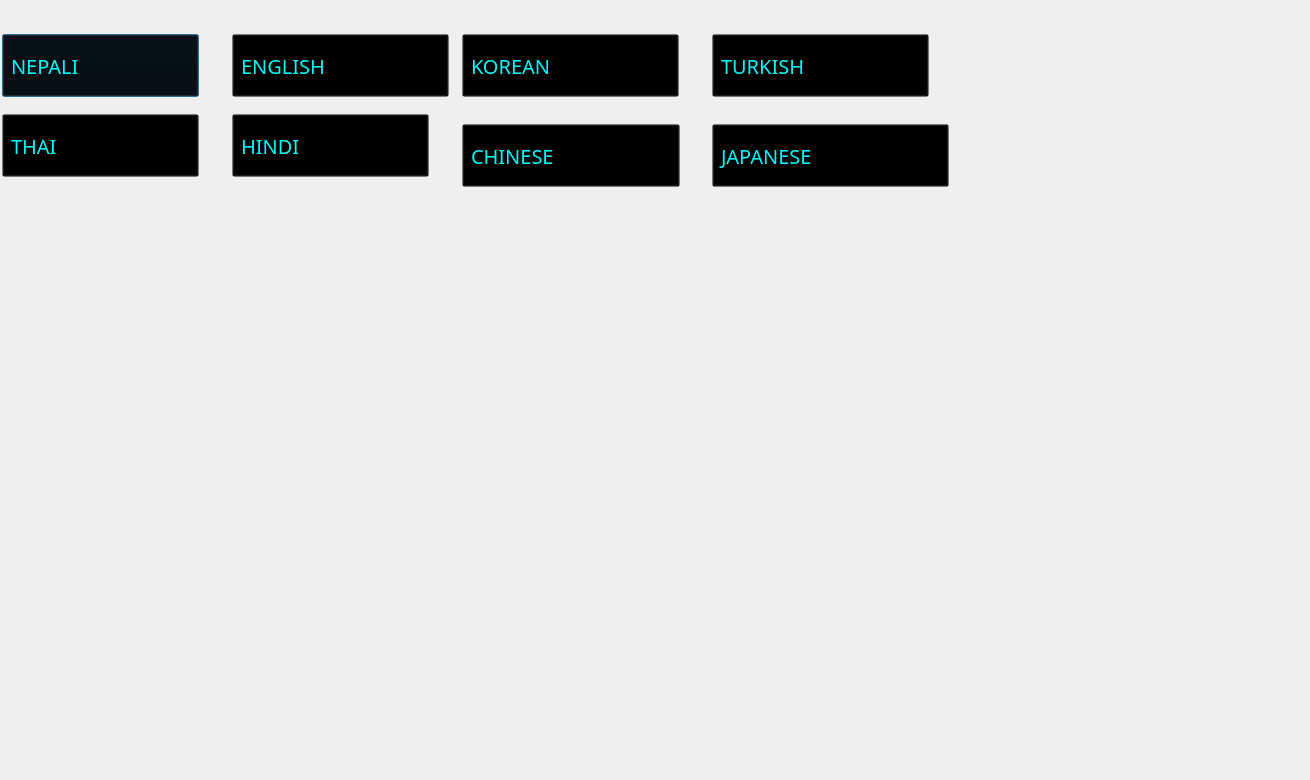
<?xml version="1.0" encoding="UTF-8"?>
<ui version="4.0">
 <class>language</class>
 <widget class="QDialog" name="language">
  <property name="geometry">
   <rect>
    <x>0</x>
    <y>0</y>
    <width>1310</width>
    <height>780</height>
   </rect>
  </property>
  <property name="windowTitle">
   <string>Dialog</string>
  </property>
  <widget class="QLabel" name="label">
   <property name="geometry">
    <rect>
     <x>0</x>
     <y>0</y>
     <width>1300</width>
     <height>771</height>
    </rect>
   </property>
   <property name="text">
    <string/>
   </property>
   <property name="pixmap">
    <pixmap>image (7).png</pixmap>
   </property>
  </widget>
  <widget class="QPushButton" name="nepali">
   <property name="geometry">
    <rect>
     <x>0</x>
     <y>30</y>
     <width>201</width>
     <height>71</height>
    </rect>
   </property>
   <property name="font">
    <font>
     <family>Lucida Calligraphy</family>
     <pointsize>-1</pointsize>
     <weight>50</weight>
     <bold>false</bold>
    </font>
   </property>
   <property name="styleSheet">
    <string notr="true">QPushButton#nepali{
padding: 4px 8px;
  text-align: left;
  font-size: 20px;
  margin: 4px 2px;
  background-color: transparent;  
	color: rgb(0, 249, 249);
 }
QPushButton#nepali:hover{
background-color:transparent;
	color: rgb(245, 245, 0);
}
</string>
   </property>
   <property name="text">
    <string>NEPALI</string>
   </property>
   <property name="icon">
    <iconset resource="icons.qrc">
     <normaloff>:/new/prefix1/nepali.jpeg</normaloff>:/new/prefix1/nepali.jpeg</iconset>
   </property>
   <property name="iconSize">
    <size>
     <width>80</width>
     <height>60</height>
    </size>
   </property>
  </widget>
  <widget class="QPushButton" name="thai">
   <property name="geometry">
    <rect>
     <x>0</x>
     <y>110</y>
     <width>201</width>
     <height>71</height>
    </rect>
   </property>
   <property name="font">
    <font>
     <family>Lucida Calligraphy</family>
     <pointsize>-1</pointsize>
    </font>
   </property>
   <property name="styleSheet">
    <string notr="true">QPushButton#thai{
padding: 4px 8px;
  text-align: left;
  font-size: 20px;
  margin: 4px 2px;
  background-color: transparent;  
	color: rgb(0, 249, 249);
 }
QPushButton#thai:hover{
background-color:transparent;
	color: rgb(245, 245, 0);
}
</string>
   </property>
   <property name="text">
    <string>THAI</string>
   </property>
   <property name="icon">
    <iconset resource="icons.qrc">
     <normaloff>:/new/prefix1/thai.jpeg</normaloff>:/new/prefix1/thai.jpeg</iconset>
   </property>
   <property name="iconSize">
    <size>
     <width>80</width>
     <height>60</height>
    </size>
   </property>
  </widget>
  <widget class="QPushButton" name="korean">
   <property name="geometry">
    <rect>
     <x>460</x>
     <y>30</y>
     <width>221</width>
     <height>71</height>
    </rect>
   </property>
   <property name="font">
    <font>
     <family>Lucida Calligraphy</family>
     <pointsize>-1</pointsize>
    </font>
   </property>
   <property name="styleSheet">
    <string notr="true">QPushButton#korean{
padding: 4px 8px;
  text-align: left;
  font-size: 20px;
  margin: 4px 2px;
  background-color: transparent;  
	color: rgb(0, 249, 249);
 }
QPushButton#korean:hover{
background-color:transparent;
	color: rgb(245, 245, 0);
}
</string>
   </property>
   <property name="text">
    <string>KOREAN</string>
   </property>
   <property name="icon">
    <iconset resource="icons.qrc">
     <normaloff>:/new/prefix1/korea.jpeg</normaloff>:/new/prefix1/korea.jpeg</iconset>
   </property>
   <property name="iconSize">
    <size>
     <width>80</width>
     <height>60</height>
    </size>
   </property>
  </widget>
  <widget class="QPushButton" name="hindi">
   <property name="geometry">
    <rect>
     <x>230</x>
     <y>110</y>
     <width>201</width>
     <height>71</height>
    </rect>
   </property>
   <property name="font">
    <font>
     <family>Lucida Calligraphy</family>
     <pointsize>-1</pointsize>
    </font>
   </property>
   <property name="styleSheet">
    <string notr="true">QPushButton#hindi{
padding: 4px 8px;
  text-align: left;
  font-size: 20px;
  margin: 4px 2px;
  background-color: transparent;  
	color: rgb(0, 249, 249);
 }
QPushButton#hindi:hover{
background-color:transparent;
	color: rgb(245, 245, 0);
}
</string>
   </property>
   <property name="text">
    <string>HINDI</string>
   </property>
   <property name="icon">
    <iconset resource="icons.qrc">
     <normaloff>:/new/prefix1/india.jpeg</normaloff>:/new/prefix1/india.jpeg</iconset>
   </property>
   <property name="iconSize">
    <size>
     <width>80</width>
     <height>60</height>
    </size>
   </property>
  </widget>
  <widget class="QPushButton" name="english">
   <property name="geometry">
    <rect>
     <x>230</x>
     <y>30</y>
     <width>221</width>
     <height>71</height>
    </rect>
   </property>
   <property name="font">
    <font>
     <family>Lucida Calligraphy</family>
     <pointsize>-1</pointsize>
     <weight>50</weight>
     <bold>false</bold>
    </font>
   </property>
   <property name="styleSheet">
    <string notr="true">QPushButton#english{
padding: 4px 8px;
  text-align: left;
  font-size: 20px;
  margin: 4px 2px;
  background-color: transparent;  
	color: rgb(0, 249, 249);
 }
QPushButton#english:hover{
background-color:transparent;
	color: rgb(245, 245, 0);
}</string>
   </property>
   <property name="text">
    <string>ENGLISH</string>
   </property>
   <property name="icon">
    <iconset resource="icons.qrc">
     <normaloff>:/new/prefix1/usa.jpeg</normaloff>:/new/prefix1/usa.jpeg</iconset>
   </property>
   <property name="iconSize">
    <size>
     <width>80</width>
     <height>60</height>
    </size>
   </property>
  </widget>
  <widget class="QPushButton" name="chinese">
   <property name="geometry">
    <rect>
     <x>460</x>
     <y>120</y>
     <width>222</width>
     <height>71</height>
    </rect>
   </property>
   <property name="font">
    <font>
     <family>Lucida Calligraphy</family>
     <pointsize>-1</pointsize>
     <weight>50</weight>
     <bold>false</bold>
    </font>
   </property>
   <property name="styleSheet">
    <string notr="true">QPushButton#chinese{
padding: 4px 8px;
  text-align: left;
  font-size: 20px;
  margin: 4px 2px;
  background-color: transparent;  
	color: rgb(0, 249, 249);
 }
QPushButton#chinese:hover{
background-color:transparent;
	color: rgb(245, 245, 0);
}</string>
   </property>
   <property name="text">
    <string>CHINESE</string>
   </property>
   <property name="icon">
    <iconset resource="icons.qrc">
     <normaloff>:/new/prefix1/china.png</normaloff>:/new/prefix1/china.png</iconset>
   </property>
   <property name="iconSize">
    <size>
     <width>80</width>
     <height>60</height>
    </size>
   </property>
  </widget>
  <widget class="QPushButton" name="turkish">
   <property name="geometry">
    <rect>
     <x>710</x>
     <y>30</y>
     <width>221</width>
     <height>71</height>
    </rect>
   </property>
   <property name="font">
    <font>
     <family>Lucida Calligraphy</family>
     <pointsize>-1</pointsize>
    </font>
   </property>
   <property name="styleSheet">
    <string notr="true">QPushButton#turkish{
padding: 4px 8px;
  text-align: left;
  font-size: 20px;
  margin: 4px 2px;
  background-color: transparent;  
	color: rgb(0, 249, 249);
 }
QPushButton#turkish:hover{
background-color:transparent;
	color: rgb(245, 245, 0);
}
</string>
   </property>
   <property name="text">
    <string>TURKISH</string>
   </property>
   <property name="icon">
    <iconset resource="icons.qrc">
     <normaloff>:/new/prefix1/turkey.jpg</normaloff>:/new/prefix1/turkey.jpg</iconset>
   </property>
   <property name="iconSize">
    <size>
     <width>80</width>
     <height>60</height>
    </size>
   </property>
  </widget>
  <widget class="QPushButton" name="japanese">
   <property name="geometry">
    <rect>
     <x>710</x>
     <y>120</y>
     <width>241</width>
     <height>71</height>
    </rect>
   </property>
   <property name="font">
    <font>
     <family>Lucida Calligraphy</family>
     <pointsize>-1</pointsize>
    </font>
   </property>
   <property name="styleSheet">
    <string notr="true">QPushButton#japanese{
padding: 4px 8px;
  text-align: left;
  font-size: 20px;
  margin: 4px 2px;
  background-color: transparent;  
	color: rgb(0, 249, 249);
 }
QPushButton#japanese:hover{
background-color:transparent;
	color: rgb(245, 245, 0);
}
</string>
   </property>
   <property name="text">
    <string>JAPANESE</string>
   </property>
   <property name="icon">
    <iconset resource="icons.qrc">
     <normaloff>:/new/prefix1/japan.jpeg</normaloff>:/new/prefix1/japan.jpeg</iconset>
   </property>
   <property name="iconSize">
    <size>
     <width>80</width>
     <height>60</height>
    </size>
   </property>
  </widget>
  <widget class="QTableView" name="tableView">
   <property name="geometry">
    <rect>
     <x>5</x>
     <y>201</y>
     <width>1291</width>
     <height>541</height>
    </rect>
   </property>
   <property name="font">
    <font>
     <family>Lucida Calligraphy</family>
     <pointsize>-1</pointsize>
    </font>
   </property>
   <property name="styleSheet">
    <string notr="true">QTableView#tableView{
background-color:transparent;
font-size:18px;
text-align:center;
color:white;
border-color:transparent;
	selection-color: rgb(85, 170, 255);
	border-top-color: rgb(255, 85, 127);
	border-right-color: rgb(85, 170, 255);
	border-color: rgb(85, 170, 255);
gridline-color: rgb(170, 0, 255);
}
QTableView#tableView:item:active{
background-color:yellow;
}
QTableView#tableView:item:visited{
background-color:golden;
}
QTableView#tableView:item:hover{
	color: rgb(149, 0, 0);
	background-color: rgb(170, 255, 127);
}

QScrollBar:vertical {border: none;background-color: #282828;width: 10px;margin: 25px 0 0px 0;}
QScrollBar::handle:vertical{border-radius: 4px;border-color: rgba(85, 85, 127, 75%);border-width: 1px; border-style: solid; background-color: rgba(85, 85, 127, 75%); min-height: 25px;}
QScrollBar::add-line:vertical{width: 0px; height: 0px;}
QScrollBar::sub-line:vertical{width: 0px; height: 0px;}
QScrollBar::add-page:vertical{background-color: transparent;}
QScrollBar::sub-page:vertical{background-color: transparent;}

</string>
   </property>
  </widget>
  <widget class="QLabel" name="username">
   <property name="geometry">
    <rect>
     <x>950</x>
     <y>90</y>
     <width>81</width>
     <height>16</height>
    </rect>
   </property>
   <property name="font">
    <font>
     <pointsize>18</pointsize>
    </font>
   </property>
   <property name="text">
    <string/>
   </property>
  </widget>
 </widget>
 <resources>
  <include location="icons.qrc"/>
 </resources>
 <connections/>
</ui>
